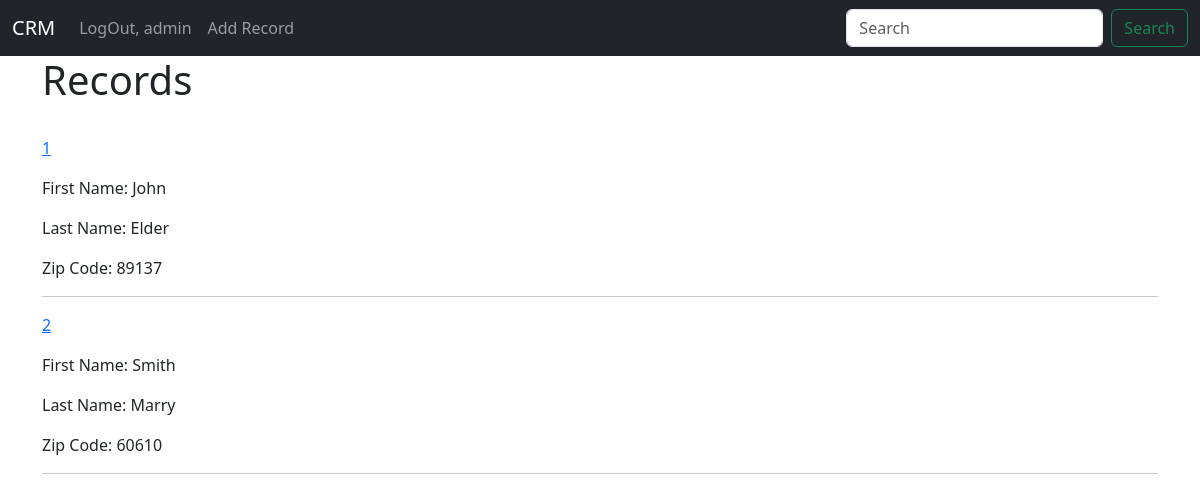
Before: / (signed in) with the older database file.
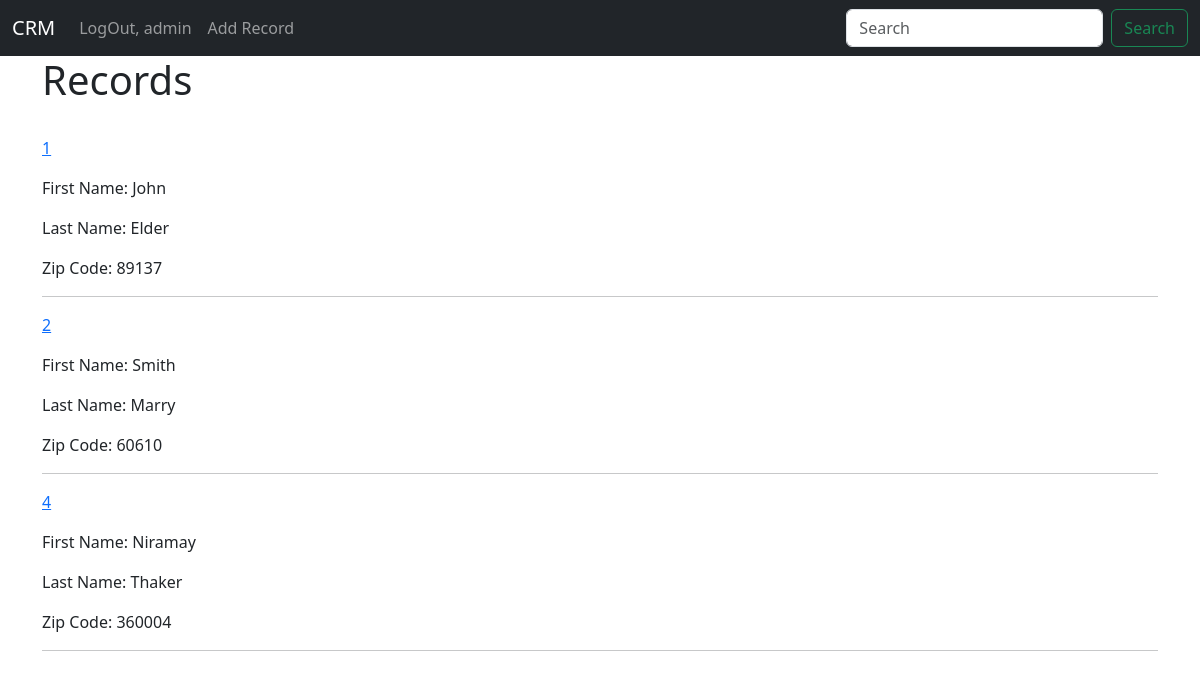
After: the same page with the newer database file.
### website/models.py (models this page shows, shortened)
class Record(models.Model):
	created_at = models.DateTimeField(auto_now_add=True)
	first_name = models.CharField(max_length=50)
	last_name = models.CharField(max_length=50)
	email = models.EmailField(max_length=50)
	phone = models.CharField(max_length=50)
	address = models.CharField(max_length=50)
	city = models.CharField(max_length=50)
	state = models.CharField(max_length=50)
	zipcode = models.CharField(max_length=20)

### website/views.py (the view)
# urls.py: 2. Add a URL to urlpatterns:  path('', views.home, name='home')
@login_required(login_url='login/')
def home(request):
	records = Record.objects.all()
	context = {'records': records}
	return render(request, "home.html", context=context)

### templates/home.html (shortened to what this page needs)
{% extends 'base.html' %}
{% block content %}
<h1>Records</h1>
<br>
{% for record in records %}
    <a href="{% url "customer-record" record.id %}"><p> {{record.id}}</p></a>
    <p>First Name: {{record.first_name}}</p>
    <p>Last Name: {{record.last_name}}</p>
    <p>Zip Code: {{record.zipcode}}</p>
    <hr>
{% endfor %}
{% endblock content %}

Changed rows visible on the page:
added Record: id "4", first_name "Niramay", last_name "Thaker", zipcode "360004"
